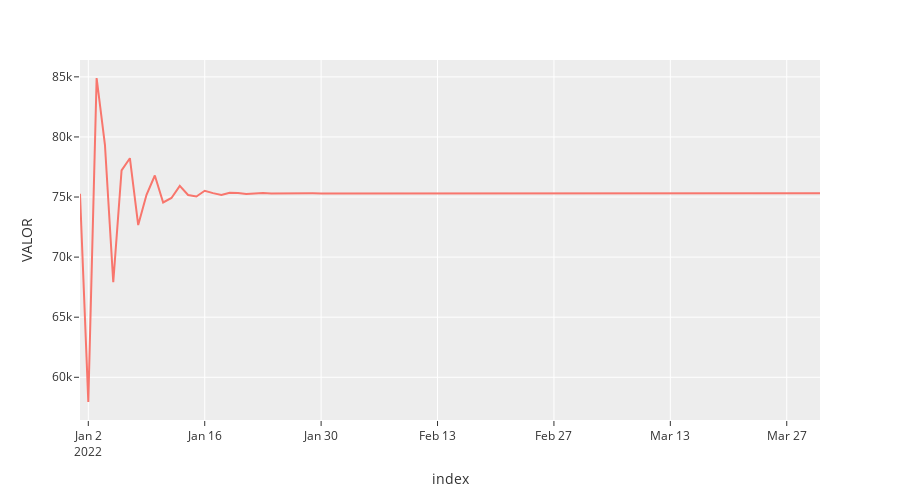

This figure's notebook cell:
### Code cell
fig = px.line(pred, x=pred.index, y='VALOR')
fig.show(config=pxconfig)
